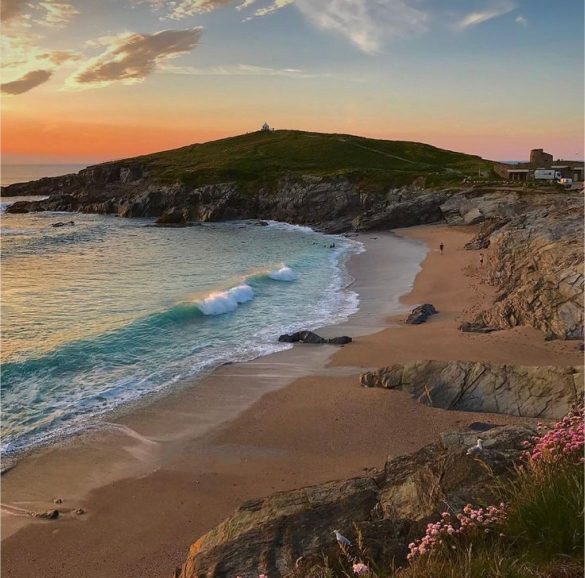
#> input picture beach.jpg, 1170 x 1155 px (shown at 1/2 size)
$ python hw2.py
#> lines starting #> are read from the running program, lines starting #| are printed output that depends on the picture
import cv2
beach = cv2.imread("beach.jpg")
#> beach is the input picture: shape (1155, 1170, 3); mean B, G, R 90, 105.1, 119.6

color = (0,70,125)
thickness = -15
t2 = 15
c2 = (0,0,0)
t3 = 3
t4 = 10

sp = (600,720)
ep = (900,470)

sp5 = (900,470)
ep5 = (750,320)

sp6 = (600,470)
ep6 = (750,320)

sp2 = (710,720)
ep2 = (790,575)

sp3 = (775,645)
ep3 = (775,645)

second = cv2.rectangle(beach,sp,ep,color,thickness)
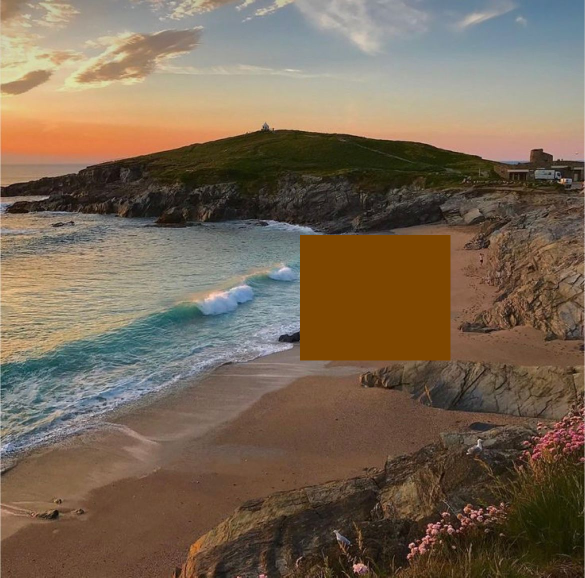
#> second: shape (1155, 1170, 3) (shown at 1/2 size); mean B, G, R 83.8, 102.6, 119.6
fifth = cv2.line(second,sp5,ep5,color,t2)
sixth = cv2.line(fifth,sp6,ep6,color,t2)
second = cv2.rectangle(sixth,sp2,ep2,c2,t3)
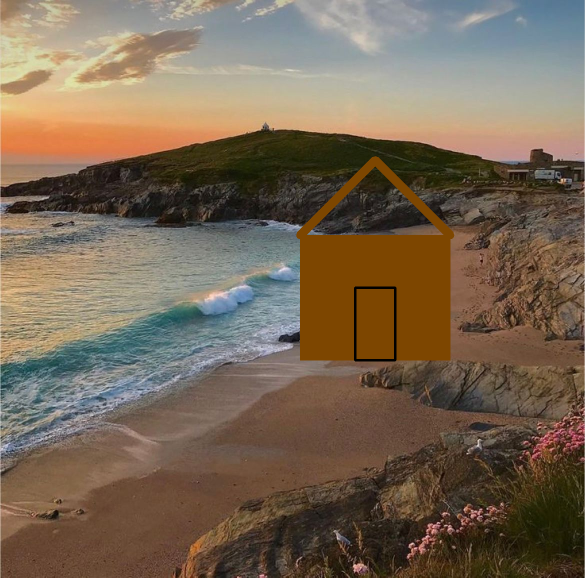
#> second: shape (1155, 1170, 3) (shown at 1/2 size); mean B, G, R 83.6, 102.6, 119.8
third = cv2.line(second,sp3,ep3,c2,t4)

cv2.imshow("hut", third)
cv2.waitKey(0)
cv2.destroyAllWindows()
